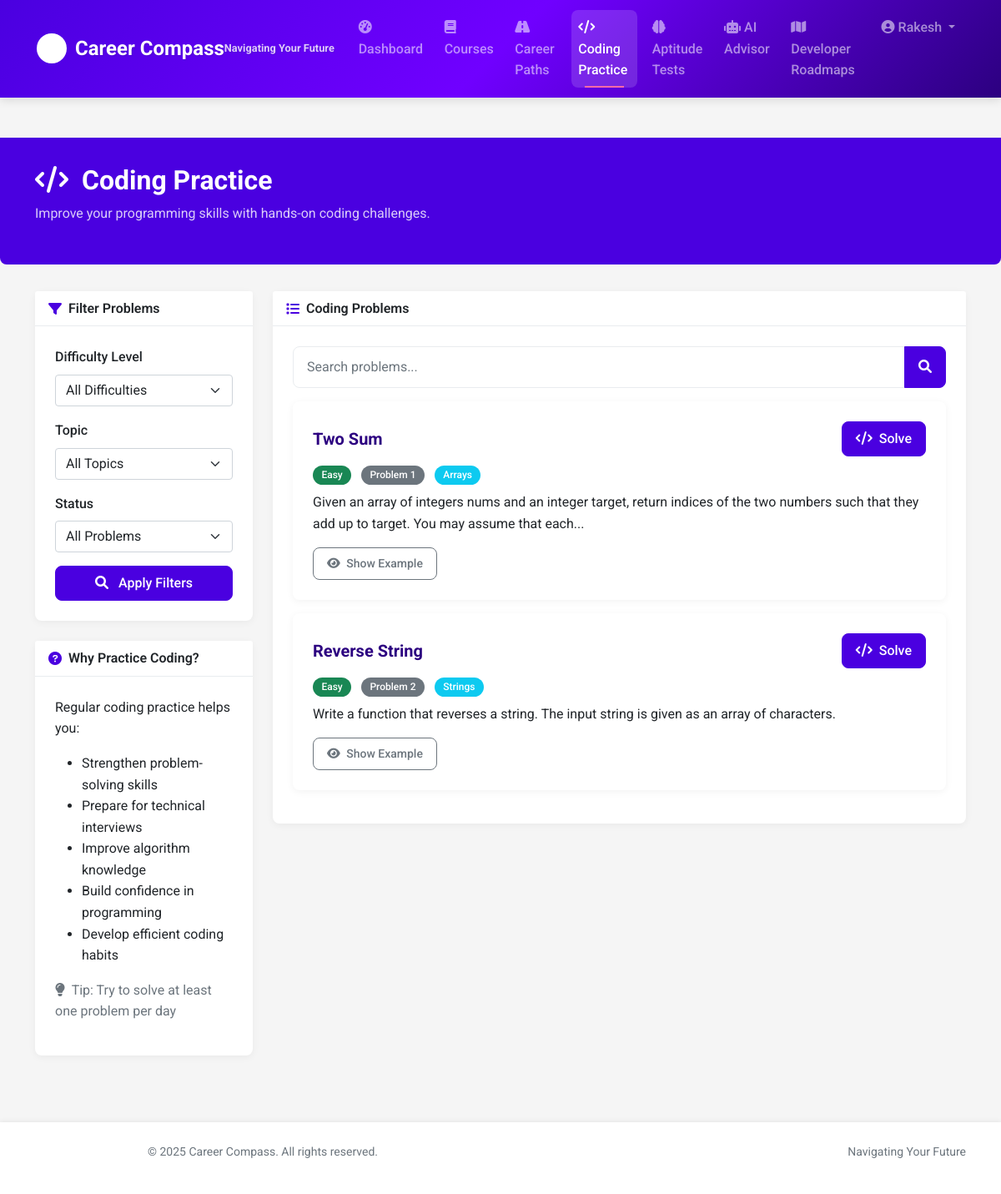
Screenshot of /coding-practice (signed in) with the database file from the repository.
### models.py (models this page shows, shortened)
class User(UserMixin, db.Model):
    id = db.Column(db.Integer, primary_key=True)
    username = db.Column(db.String(64), unique=True, nullable=False)
    email = db.Column(db.String(120), unique=True, nullable=False)
    password_hash = db.Column(db.String(256), nullable=False)
    first_name = db.Column(db.String(64))
    last_name = db.Column(db.String(64))
    dob = db.Column(db.Date)
    institution = db.Column(db.String(128))
    major = db.Column(db.String(128))
    bio = db.Column(db.Text)
    reset_token = db.Column(db.String(100))
    reset_token_expiration = db.Column(db.DateTime)
    created_at = db.Column(db.DateTime, default=datetime.utcnow)
    profile = db.relationship('Profile', backref='user', uselist=False, cascade="all, delete-orphan")
    career_goals = db.relationship('CareerGoal', backref='user', lazy=True, cascade="all, delete-orphan")
    aptitude_tests = db.relationship('AptitudeTestResult', backref='user', lazy=True, cascade="all, delete-orphan")
    coding_solutions = db.relationship('CodingSolution', backref='user', lazy=True, cascade="all, delete-orphan")

class CodingProblem(db.Model):
    id = db.Column(db.Integer, primary_key=True)
    title = db.Column(db.String(128), nullable=False)
    description = db.Column(db.Text, nullable=False)
    difficulty = db.Column(db.String(16))  # "Easy", "Medium", "Hard"
    topic = db.Column(db.String(64))
    example_input = db.Column(db.Text)
    example_output = db.Column(db.Text)
    test_cases = db.Column(db.Text)  # Stored as JSON
    created_at = db.Column(db.DateTime, default=datetime.utcnow)
    solutions = db.relationship('CodingSolution', backref='problem', lazy=True)

### routes.py (the view)
    @app.route('/coding-practice')
    @login_required
    def coding_practice():
        problem_query = CodingProblem.query
        difficulty = request.args.get('difficulty', '')
        topic = request.args.get('topic', '')
        status = request.args.get('status', '')
        if difficulty:
            problem_query = problem_query.filter_by(difficulty=difficulty)
        if topic:
            problem_query = problem_query.filter_by(topic=topic)
        problems = problem_query.all()
        user_solutions = {s.problem_id: s for s in CodingSolution.query.filter_by(user_id=current_user.id).all()}
        if status == 'solved':
            problems = [p for p in problems if p.id in user_solutions and user_solutions[p.id].status == 'Accepted']
        elif status == 'attempted':
            problems = [p for p in problems if p.id in user_solutions]
        elif status == 'unsolved':
            problems = [p for p in problems if p.id not in user_solutions]
        return render_template(
            'coding_practice.html',
            title='Coding Practice',
            problems=problems,
            user_solutions=user_solutions,
            difficulty=difficulty,
            topic=topic,
            status=status
        )

### app.py (called while the page is built)
    @login_manager.user_loader
    def load_user(user_id):
        return User.query.get(int(user_id))

### templates/coding_practice.html (shortened to what this page needs)
{% extends "layout.html" %}
{% block content %}
<div class="page-header">
    <div class="container">
        <h1 class="page-title"><i class="fas fa-code me-2"></i> Coding Practice</h1>
        <p class="page-subtitle">Improve your programming skills with hands-on coding challenges.</p>
    </div>
</div>
<div class="container">
    <div class="row">
        <div class="col-lg-3 mb-4">
            <div class="card animate-fade-in">
                <div class="card-header">
                    <i class="fas fa-filter"></i> Filter Problems
                </div>
                <div class="card-body">
                    <form id="filter-form" method="GET" action="{{ url_for('coding_practice') }}">
                        <div class="mb-3">
                            <label for="difficulty" class="form-label">Difficulty Level</label>
                            <select class="form-select" id="difficulty" name="difficulty">
                                <option value="">All Difficulties</option>
                            </select>
                        </div>
                        <div class="mb-3">
                            <label for="topic" class="form-label">Topic</label>
                            <select class="form-select" id="topic" name="topic">
                                <option value="">All Topics</option>
                            </select>
                        </div>
                        <div class="mb-3">
                            <label for="status" class="form-label">Status</label>
                            <select class="form-select" id="status" name="status">
                                <option value="">All Problems</option>
                            </select>
                        </div>
                        <div class="d-grid">
                            <button type="submit" class="btn btn-primary">
                                <i class="fas fa-search me-2"></i> Apply Filters
                            </button>
                        </div>
                    </form>
                </div>
            </div>
            <div class="card mt-4 animate-fade-in">
                <div class="card-header">
                    <i class="fas fa-question-circle"></i> Why Practice Coding?
                </div>
                <div class="card-body">
                    <p>Regular coding practice helps you:</p>
                    <ul>
                        <li>Strengthen problem-solving skills</li>
                        <li>Prepare for technical interviews</li>
                        <li>Improve algorithm knowledge</li>
                        <li>Build confidence in programming</li>
                        <li>Develop efficient coding habits</li>
                    </ul>
                    <p class="text-muted mt-2">
                        <i class="fas fa-lightbulb me-1"></i> Tip: Try to solve at least one problem per day
                    </p>
                </div>
            </div>
        </div>
        <div class="col-lg-9">
            <div class="card animate-fade-in">
                <div class="card-header">
                    <i class="fas fa-list"></i> Coding Problems
                </div>
                <div class="card-body">
                    <div class="mb-3">
                        <div class="input-group">
                            <input type="text" class="form-control" id="problem-search" placeholder="Search problems...">
                            <button class="btn btn-primary" type="button">
                                <i class="fas fa-search"></i>
                            </button>
                        </div>
                    </div>
                    {% if problems %}
                        {% for problem in problems %}
                            <div class="card mb-3">
                                <div class="card-body">
                                    <div class="d-flex justify-content-between align-items-center mb-2">
                                        <h5 class="card-title mb-0">{{ problem.title }}</h5>
                                        <a href="{{ url_for('view_problem', problem_id=problem.id) }}" class="btn btn-primary">
                                            <i class="fas fa-code me-1"></i> Solve
                                        </a>
                                    </div>
                                    <div class="mb-2">
                                        <span class="badge bg-{% if problem.difficulty == 'Easy' %}success{% elif problem.difficulty == 'Medium' %}warning{% else %}danger{% endif %} me-2">
                                            {{ problem.difficulty }}
                                        </span>
                                        <span class="badge bg-secondary me-2">
                                            Problem {{ problem.id }}
                                        </span>
                                        {% if problem.topic %}
                                            <span class="badge bg-info">{{ problem.topic }}</span>
                                        {% endif %}
                                    </div>
                                    <p class="card-text">
                                        {{ problem.description|truncate(150) }}
                                    </p>
                                    <button class="btn btn-sm btn-outline-secondary show-example-btn" data-target="example-{{ problem.id }}">
                                        <i class="fas fa-eye me-1"></i> Show Example
                                    </button>
                                </div>
                            </div>
                        {% endfor %}
                    {% endif %}
                </div>
            </div>
        </div>
    </div>
</div>
{% endblock %}

### templates/layout.html (shortened to what this page needs)
<!DOCTYPE html>
<html lang="en">
<head>
    <link href="https://cdn.jsdelivr.net/npm/bootstrap@5.1.3/dist/css/bootstrap.min.css" rel="stylesheet">
    <link rel="stylesheet" href="https://cdnjs.cloudflare.com/ajax/libs/font-awesome/6.0.0-beta3/css/all.min.css">
    {% if 'code_editor' in request.endpoint or 'coding_practice' in request.endpoint %}
    <link rel="stylesheet" href="https://cdnjs.cloudflare.com/ajax/libs/codemirror/5.62.0/codemirror.min.css">
    <link rel="stylesheet" href="https://cdnjs.cloudflare.com/ajax/libs/codemirror/5.62.0/theme/monokai.min.css">
    {% endif %}
    <link rel="stylesheet" href="{{ url_for('static', filename='css/style.css') }}">
</head>
<body>
    <nav class="navbar navbar-expand-lg navbar-dark">
        <div class="container">
            <a class="navbar-brand" href="{{ url_for('index') }}">
                <img src="{{ url_for('static', filename='images/logo.svg') }}" alt="Career Compass Logo" width="40" height="40">
                Career Compass
                <span class="navbar-tagline">Navigating Your Future</span>
            </a>
            <div class="collapse navbar-collapse" id="navbarNav">
                <ul class="navbar-nav ms-auto">
                    {% if current_user.is_authenticated %}
                        <li class="nav-item">
                            <a class="nav-link {% if request.endpoint == 'dashboard' %}active{% endif %}" href="{{ url_for('dashboard') }}">
                                <i class="fas fa-tachometer-alt"></i> Dashboard
                            </a>
                        </li>
                        <li class="nav-item">
                            <a class="nav-link {% if request.endpoint == 'courses' %}active{% endif %}" href="{{ url_for('courses') }}">
                                <i class="fas fa-book"></i> Courses
                            </a>
                        </li>
                        <li class="nav-item">
                            <a class="nav-link {% if request.endpoint == 'career_paths' %}active{% endif %}" href="{{ url_for('career_paths') }}">
                                <i class="fas fa-road"></i> Career Paths
                            </a>
                        </li>
                        <li class="nav-item">
                            <a class="nav-link {% if request.endpoint == 'coding_practice' %}active{% endif %}" href="{{ url_for('coding_practice') }}">
                                <i class="fas fa-code"></i> Coding Practice
                            </a>
                        </li>
                        <li class="nav-item">
                            <a class="nav-link {% if request.endpoint == 'aptitude_tests' %}active{% endif %}" href="{{ url_for('aptitude_tests') }}">
                                <i class="fas fa-brain"></i> Aptitude Tests
                            </a>
                        </li>
                        <li class="nav-item">
                            <a class="nav-link {% if request.endpoint == 'ai_advisor' %}active{% endif %}" href="{{ url_for('ai_advisor') }}">
                                <i class="fas fa-robot"></i> AI Advisor
                            </a>
                        </li>
                        <li class="nav-item">
                            <a class="nav-link {% if request.endpoint == 'developer_roadmaps' %}active{% endif %}" href="{{ url_for('developer_roadmaps') }}">
                                <i class="fas fa-map"></i> Developer Roadmaps
                            </a>
                        </li>
                        <li class="nav-item dropdown">
                            <a class="nav-link dropdown-toggle" href="#" id="navbarDropdown" role="button" data-bs-toggle="dropdown">
                                <i class="fas fa-user-circle"></i> {{ current_user.username }}
                            </a>
                        </li>
                    {% endif %}
                </ul>
            </div>
        </div>
    </nav>
    <main class="main-container">
        {% block content %}{% endblock %}
    </main>
    <footer>
        <div class="container">
            <div class="row">
                <div class="col-md-6">
                    <p class="footer-text">
                        &copy; 2025 Career Compass. All rights reserved.
                    </p>
                </div>
                <div class="col-md-6 text-md-end">
                    <p class="footer-text">
                        Navigating Your Future
                    </p>
                </div>
            </div>
        </div>
    </footer>
</body>
</html>

### rows the page displays
User: username "Rakesh"
CodingProblem: title "Two Sum", difficulty "Easy", id "1", topic "Arrays", description "Given an array of integers nums and an integer target, return indices of the two numbers such that they add up to target. You may assume that each..."
CodingProblem: title "Reverse String", difficulty "Easy", id "2", topic "Strings", description "Write a function that reverses a string. The input string is given as an array of characters."
